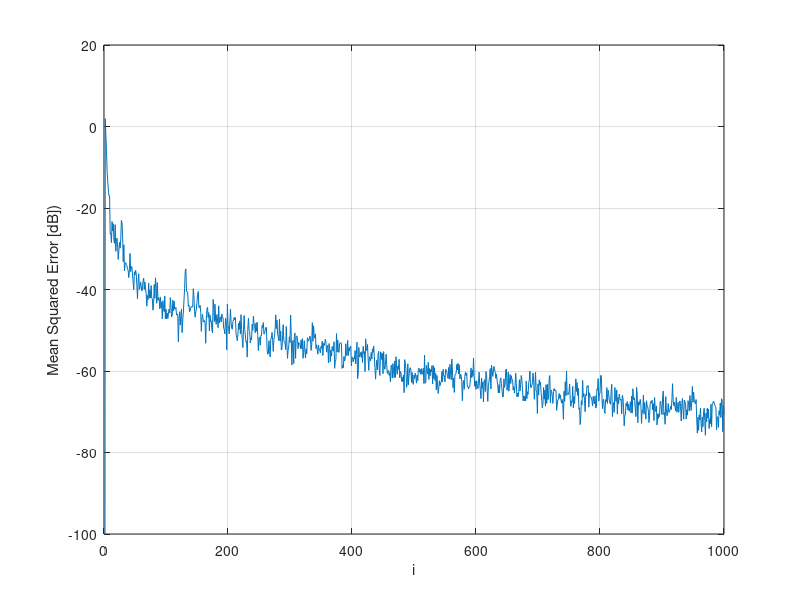

Write the MATLAB code that produced this figure.
%%%%%%%%%%%%%%%%%%%%%%%%%%%%%%%%%%%%%%%%
% volterraLMSAlgorithm as seen on      %
% Paulo Diniz - Adaptive Filtering     %
% Igor Oliveira                        % 
% 30/06/2020                           %  
%%%%%%%%%%%%%%%%%%%%%%%%%%%%%%%%%%%%%%%%

% Implements the LMS Volterra Filter  for a second-order series
% and a N-th order filter.

clc;
clear all;
close all;

%% Defining initial parameters

numberOfRuns = 50;
numberOfSamples = 1000;
N = 10; % Filter order

% Calculating the Volterra LMS Filter vector size (the size of the
% input vector x, of the weight vector w etc.)
m = 2 * N + factorial(N) / (factorial(N - 2) * 2);

% Defining convergence coefficient
mu = 0.04;

%% Running the algorithm

for l = 1:numberOfRuns
    % Initializing the input information, u (gaussian distribution with 
    % sigma^2 = 1)
    u = rand(numberOfSamples, 1);
   
    % Initializing the delayed input vector
    z = zeros(N, 1);
    
    % Initializing weight vector w. The weight vector in the LMS Volterra
    % filter is composed of Volterra kernels "w_{oi}"
    w = zeros(m, 1);
    
    % Defining the desired plant vector (Example 11.1, pg. 459 on Diniz's book)
    d = zeros(numberOfSamples, 1);
    p = zeros(numberOfSamples, 1);
    d(1) = 0;
    for i = 2:numberOfSamples
        p(i) = u(i) + 0.5 * u(i - 1);
    end
    for i = 1:numberOfSamples
        d(i) = p(i) + 0.2 * p(i)^2 + 0.1 * p(i)^3;
    end

    % Let's add some gaussian noise to d
    sig_v2 = 1e-6;
    v = randn(numberOfSamples, 1) * sig_v2;
    dNoise = d + v;

    for i = 1:numberOfSamples
        % Delaying input vector samples
        z = [u(i); z(1:N - 1)];
        
        % Creating input vector
        x = [];
        
        for j = 1:N-1
            for  k = 1:N-j
                x = [x; z(k)*z(k+1)];
            end
        end
        x = [z; z.^2; x];
        
        % Calculating the output
        y = x' * w;
        
        % Calculating the error
        e(i) = dNoise(i) - y;
        
        % Updating the weight vector
        w = w + 2 * mu * e(i) * x;
        
    end
    squaredErrorMatrix(l, :) = e.^2;
end

% Calculating MSE
mse = mean(squaredErrorMatrix);

% Plotting Graphs
figure;
plot(10 * log(mse));
xlabel("i")
ylabel("Mean Squared Error [dB])");
ylim([-100, 20])
grid;